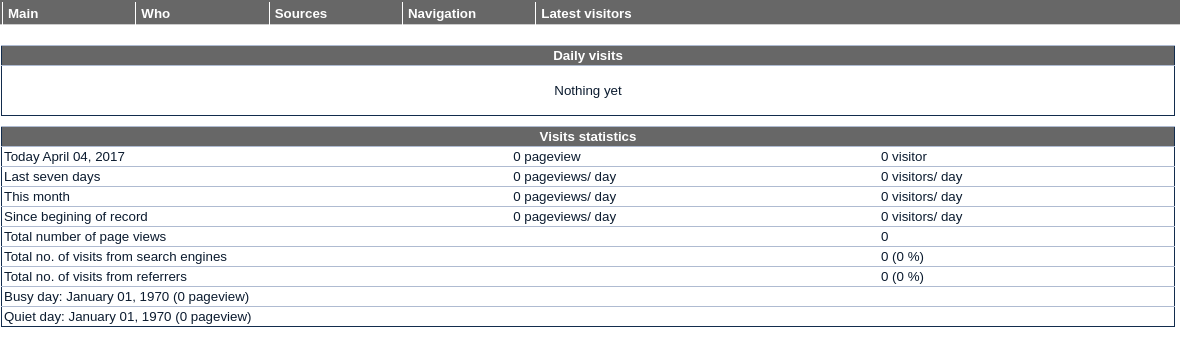
The page /login/traffic/index.php?mode=stats&sid=39547&lang=en (signed in) on the database its author committed.
### tables this page shows
CREATE TABLE IF NOT EXISTS `phpTrafficA_conf_sites` (
  `id` mediumint(9) NOT NULL,
  `table` varchar(100) NOT NULL,
  `site` varchar(255) NOT NULL,
  `public` tinyint(1) NOT NULL,
  `trim` tinyint(1) NOT NULL,
  `crawler` tinyint(1) NOT NULL,
  `counter` tinyint(1) NOT NULL,
  `timediff` tinyint(4) NOT NULL DEFAULT '0'
);

### login/traffic/Lang/en.php (called while the page is built, shortened)
<?php
$strings['plot-Other'] = "Other";
$strings['plot-Uniquevisitors'] = "Unique visitors";
$strings['plot-Pageviews'] = "Page views";
$strings['plot-month-short-1'] = "Jan";
$strings['plot-month-short-2'] = "Feb";
$strings['plot-month-short-3'] = "Mar";
$strings['plot-month-short-4'] = "Apr";
$strings['plot-month-short-5'] = "May";
$strings['plot-month-short-6'] = "Jun";
$strings['plot-month-short-7'] = "Jul";
$strings['plot-month-short-8'] = "Aug";
$strings['plot-month-short-9'] = "Sep";
$strings['plot-month-short-10'] = "Oct";
$strings['plot-month-short-11'] = "Nov";
$strings['plot-month-short-12'] = "Dec";
$strings['plot-day-short-0'] = "Sun";
$strings['plot-day-short-1'] = "Mon";
$strings['plot-day-short-2'] = "Tue";
$strings['plot-day-short-3'] = "Wed";
$strings['plot-day-short-4'] = "Thu";
$strings['plot-day-short-5'] = "Fri";
$strings['plot-day-short-6'] = "Sat";
$strings['plot-Nvisitors'] = "N. Visitors";
$strings['plot-PCvisitors'] = "% Visitors";
$strings['plot-l1mn'] = "< 1mn";
$strings['plot-upto2mn'] = "up to 2mn";
$strings['plot-upto5mn'] = "up to 5mn";
$strings['plot-upto10mn'] = "up to 10mn";
$strings['plot-upto30mn'] = "up to 30mn";
$strings['plot-morethan30mn'] = "more than 30mn";
$strings['plot-clicks'] = "clicks";
$strings['plot-Visitdurationmn'] = "Visit duration (mn)";
$strings['plot-Hitspervisit'] = "Hits per visit";
$strings['plot-Nsearch'] = "N. of search";
$strings['plot-Dailycount'] = "Daily count";
$strings['plot-Weeklyaverage'] = "Weekly average";
$strings['plot-Newkeywordsperday'] = "New keywords per day";
$strings['plot-Searchengines'] = "Search engines";
$strings['plot-Internal'] = "Internal";
$strings['plot-Referrers'] = "Referrers";
$strings['demo'] = "demo";
$strings['webstats'] = "web statistics";
$strings['setup'] = "setup";
$strings['About'] = "About";
$strings['reminder'] = "reminder";
$strings['licence'] = "licence";
$strings['admincookie'] = "administrator cookie";
$strings['statsfor'] = "statistics for";
$strings['Statsfor'] = "Statistics for";
$strings['HelpWindow'] = "Help Window";
$strings['BanReferrerWindow'] = "Ban Referrer Window";
$strings['Main'] = "Main";
$strings['Config'] = "Config";
$strings['Reminder'] = "Reminder";
$strings['Cookie'] = "Cookie";
$strings['Licence'] = "Licence";
$strings['Logout'] = "Logout";
$strings['Login'] = "Login";
$strings['Password'] = "Password";
$strings['FieldMissing'] = "You did not fill in a required field.";
function format_float($f, $decimals=0) {
	$phpTANumberFormat = array(".",",");
	$placeholders = array('@', '~');
	$formatted = number_format($f, $decimals, $placeholders[0], $placeholders[1]);
	$formatted = str_replace($placeholders, $phpTANumberFormat, $formatted);
	return $formatted;
}
function pageviews($n) {
	$num = format_float($n, 0);
	return "$num pageview";
}
function pageviewsperday($f, $decimals=0) {
	$number = format_float($f, $decimals);
	return "$number pageviews/ day";
}
function visitors($n) {
	$num = format_float($n, 0);
	return "$num visitor";
}
function visitorsperday($f, $decimals=0) {
	$number = format_float($f, $decimals);
	return "$number visitors/ day";
}
function dayMmYear ($time, $phrase = 0) {
	$monthArr = array ("", "January", "February", "March", "April", "May", "June", "July", "August", "September", "October", "November", "December");
	$date = $monthArr[date("n", $time)]." ".date("d, Y", $time);
	return $date;
}
?>

### login/traffic/Php/config_sql.php (called while the page is built, shortened)
<?php
$config_table = "phpTrafficA_conf";
?>

### login/traffic/Php/Functions/funct.inc.php (called while the page is built, shortened)
<?php
function get_sites($c) {
global $config_table;
$sql = "SELECT * FROM ${config_table}_sites";
$res = mysql_query ($sql,$c);
$sites = array();
while($row = mysql_fetch_array($res, MYSQL_ASSOC)) {
	$sites = $sites + array($row["id"] => $row );
}
return $sites;
}
?>

### login/traffic/Php/Stats/stats.inc.php (the view, shortened to what this page needs)
<?php
function echoMainStats($c,$table, $site, $sid, $toplot) {
global $strings;
global $lang;
global $sites;
$timecall = time();
$timeserver = $timecall + 3600*$sites[$sid]['timediff'];
$today = date("Y-m-d", $timeserver);
$sevendays = date("Y-m-d",$timeserver-7*86400);
$thismonth = date("Y-m-01", $timeserver);
$start = 100000000000000;
$end = 0;
$countline=0;
if (($start != $end)&&($countline!=0)) {
	if ($toplot == "month") {
		$title = $strings['Monthlyvisits'];
		$tablenav = "<div align=\"right\">".$strings['Groupby'].": <a href=\"./index.php?mode=stats&amp;sid=$sid&amp;toplot=day&amp;lang=$lang\" class=\"basic\">".$strings['day']."</a> -- ".$strings['month']."</div>";
		$plot = "plotStatBar";
	} else {
		$title = $strings['Dailyvisits'];
		$tablenav = "<div align=\"right\">".$strings['Groupby'].": ".$strings['day']." -- <a href=\"./index.php?mode=stats&amp;sid=$sid&amp;toplot=month&amp;lang=$lang\" class=\"basic\">".$strings['month']."</a></div>";
		$plot = "plotStat";
	}
	echo "<table class=\"stat\">
<tr class=\"title\"><td>$title</td></tr>
<tr><td align=\"center\"><img src=\"./$plot.php?file=tmp.$timecall.txt.php\" alt=\"$title\">$tablenav</td></tr>
</table>\n";
} else {
	echo "<table class=\"stat\">
<tr class=\"title\"><td>".$strings['Dailyvisits']."</td></tr>
<tr><td align=\"center\">&nbsp;<br>".$strings['Nothingyet']."<br>&nbsp;</td></tr>
</table>\n";
}
echo "<table class=\"stat\">\n<tr class=\"title\"><td colspan=\"3\">".$strings['Visitsstatistics']."</td></tr>";
$req = "SELECT count FROM ${table}_acces WHERE date='$today' AND label=0";
$res = mysql_query($req,$c);
$row=mysql_fetch_array($res);
$count=$row['count'];
$req = "SELECT count FROM ${table}_uniq WHERE date='$today' AND label=0";
$res = mysql_query($req,$c);
$row=mysql_fetch_array($res);
$count2=$row['count'];
if ($count2=='') $count2=0;
$today = dayMmYear ($timeserver,1);
echo "\n<tr><td>".$strings['Today']." $today</td><td>".pageviews($count) ."</td><td>".visitors($count2)."</td></tr>";
$req = "SELECT SUM(count) as count FROM ${table}_acces WHERE date>'$sevendays' AND label=0";
$res = mysql_query($req,$c);
$row=mysql_fetch_array($res);
$count=$row['count'];
$req = "SELECT SUM(count) as count FROM ${table}_uniq WHERE date>'$sevendays' and label=0";
$res = mysql_query($req,$c);
$row=mysql_fetch_array($res);
$count2=$row['count'];
if ($count2=='') $count2=0;
echo "\n<tr><td>".$strings['Lastsevendays']."</td><td>".pageviewsperday($count/7,0)."</td><td>".visitorsperday($count2/7,0)."</td></tr>";
$req = "SELECT SUM(count) as count FROM ${table}_acces WHERE date>='$thismonth' AND label=0";
$res = mysql_query($req,$c);
$row=mysql_fetch_array($res);
$count=$row['count'];
if ($count=='') $count=0;
$req = "SELECT SUM(count) as count FROM ${table}_uniq WHERE date>='$thismonth' and label=0";
$res = mysql_query($req,$c);
$row=mysql_fetch_array($res);
$count2=$row['count'];
if ($count2=='') $count2=0;
$duration = ceil(($timeserver-strtotime($thismonth))/86400);
echo "\n<tr><td>".$strings['Thismonth']."</td><td>".pageviewsperday($count/$duration,0)."</td><td>".visitorsperday($count2/$duration,0)."</td></tr>";
$time = $timeserver;
$req = "SELECT SUM(count) as count FROM ${table}_acces WHERE label=0";
$res = mysql_query($req,$c);
$count=mysql_fetch_array($res);
$total = $count['count'];
if ($total=='') $total=0;
$req = "SELECT added FROM ${table}_pages ORDER BY added ASC LIMIT 0,1";
$res = mysql_query($req,$c);
$count=mysql_fetch_array($res);
if ($count['added'] == '') {
	$first = 0;
} else {
	$first = strtotime($count['added']);
}
$av = 1.0*$total*86400/($time-$first+86400);
$req = "SELECT SUM(count) as count FROM ${table}_uniq WHERE label=0";
$res = mysql_query($req,$c);
$count=mysql_fetch_array($res);
$total2 = $count['count'];
if ($total2=='') $total2=0;
$req = "SELECT date FROM ${table}_uniq WHERE label=0 ORDER BY date ASC LIMIT 0,1";
$res = mysql_query($req,$c);
$count=mysql_fetch_array($res);
if ($count['date'] == '') {
	$first = 0;
} else {
	$first = strtotime($count['date']);
}
$av2 = 1.0*$total2*86400/($time-$first+86400);
echo "\n<tr><td>".$strings['Sincebeginingofrecord']."</td><td>".pageviewsperday($av,0)."</td><td>".visitorsperday($av2,0)."</td></tr>";
$req = "SELECT (SUM(se)+SUM(ref)+SUM(other)+SUM(internal)+SUM(old)) as count FROM ${table}_pages";
$res = mysql_query($req,$c);
$res=mysql_fetch_array($res);
if ($res['count'] == "") { $count = 0; } else { $count = $res['count']; }
echo "\n<tr><td colspan=\"2\">".$strings['Totalnumberofpageviews']."</td><td>".format_float($count)."</td></tr>";
$req = "SELECT SUM(ref) as ref, SUM(se) as se, SUM(internal) as internal, SUM(other) as other, SUM(old) as old FROM ${table}_pages";
$res = mysql_query($req,$c);
$row =mysql_fetch_object($res);
$fromRef = $row->ref;
$fromSE = $row->se;
$fromInternal = $row->internal;
$fromOther = $row->other;
$thistotal = $fromRef + $fromSE + $fromInternal + $fromOther;
if ($thistotal > 0) {
	$fromSECorrected = intval($fromSE * $total / $thistotal);
	$fromRefCorrected = intval($fromRef * $total / $thistotal);
	$fromInternalCorrected =  intval($fromInternal * $total / $thistotal);
	$fromOtherCorrected =  intval($fromOther * $total / $thistotal);
} else {
	$fromSECorrected = 0;
	$fromRefCorrected = 0;
	$fromInternalCorrected = 0;
	$fromOtherCorrected = 0;
}
if ($total > 0) {
	$fromSEpc = 100.0*$fromSECorrected/$total;
	$fromRefpc = 100.0*$fromRefCorrected/$total;
	$fromInternalpc = 100.0*$fromInternalCorrected/$total;
	$fromOtherpc = 100.0*$fromOtherCorrected/$total;
} else {
	$fromSEpc = 0;
	$fromRefpc = 0;
}
echo "\n<tr><td colspan=\"2\">".$strings['Totalvisitsengines']."</td><td>".format_float($fromSECorrected)." (".format_float($fromSEpc)." %)</td></tr>";
echo "\n<tr><td colspan=\"2\">".$strings['Totalvisitsreferrers']."</td><td>".format_float($fromRefCorrected)." (".format_float($fromRefpc)." %)</td></tr>";
$req = "SELECT date FROM ${table}_acces WHERE label=0 ORDER BY date ASC LIMIT 0,1";
$res = mysql_query($req,$c);
$count=mysql_fetch_array($res);
$firsttext = $count['date'];
$req = "SELECT date, count FROM ${table}_acces WHERE (label=0 AND date>'$firsttext') ORDER BY count DESC LIMIT 0,1;";
$res = mysql_query($req,$c);
$row = mysql_fetch_array($res);
$bestday = $row['date'];
$bestcount = $row['count'];
if ($bestday == '') {
	$bestday = dayMmYear(0,2);
} else {
	$bestday = dayMmYear(strtotime($bestday),2);
}
echo "\n<tr><td colspan=\"3\">".$strings['Busyday']." $bestday (".pageviews($bestcount).")</td></tr>";
$req = "SELECT date, count FROM ${table}_acces WHERE (label=0 AND date>'$firsttext') ORDER BY count ASC LIMIT 0,1;";
$res = mysql_query($req,$c);
$row = mysql_fetch_array($res);
$bestday = $row['date'];
$bestcount = $row['count'];
if ($bestday == '') {
	$bestday = dayMmYear(0,2);
} else {
	$bestday = dayMmYear(strtotime($bestday),2);
}
echo "\n<tr><td colspan=\"3\">".$strings['Quietday']." $bestday (".pageviews($bestcount).")</td></tr>";
echo "\n</table>";
}
?>

### rows shown on the page
phptraffica_conf_sites: timediff "April 04, 2017", pageviewsperday($count/$duration,0) "0 pageviews/ day", visitorsperday($count2/$duration,0) "0 visitors/ day", timediff "0 pageviews/ day", timediff "0 visitors/ day"

### other values the page prints
$strings['Main'] "Main"
$strings['Who'] "Who"
$strings['Sources'] "Sources"
$strings['Navigation'] "Navigation"
$strings['Latestvisitors'] "Latest visitors"
$strings['Dailyvisits'] "Daily visits"
$strings['Nothingyet'] "Nothing yet"
$strings['Visitsstatistics'] "Visits statistics"
$strings['Today'] "Today"
pageviews($count) "0 pageview"
visitors($count2) "0 visitor"
$strings['Lastsevendays'] "Last seven days"
pageviewsperday($count/7,0) "0 pageviews/ day"
visitorsperday($count2/7,0) "0 visitors/ day"
$strings['Thismonth'] "This month"
